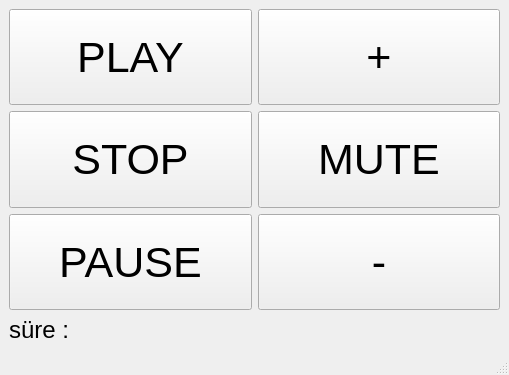
<?xml version="1.0" encoding="UTF-8"?>
<ui version="4.0">
 <class>MainWindow</class>
 <widget class="QMainWindow" name="MainWindow">
  <property name="geometry">
   <rect>
    <x>0</x>
    <y>0</y>
    <width>509</width>
    <height>375</height>
   </rect>
  </property>
  <property name="windowTitle">
   <string>MainWindow</string>
  </property>
  <widget class="QWidget" name="centralwidget">
   <layout class="QGridLayout" name="gridLayout">
    <item row="0" column="0">
     <layout class="QVBoxLayout" name="verticalLayout">
      <item>
       <widget class="QPushButton" name="pushButton_play">
        <property name="sizePolicy">
         <sizepolicy hsizetype="Minimum" vsizetype="Expanding">
          <horstretch>0</horstretch>
          <verstretch>0</verstretch>
         </sizepolicy>
        </property>
        <property name="font">
         <font>
          <pointsize>32</pointsize>
          <weight>50</weight>
          <bold>false</bold>
         </font>
        </property>
        <property name="text">
         <string>PLAY</string>
        </property>
       </widget>
      </item>
      <item>
       <widget class="QPushButton" name="pushButton_stop">
        <property name="sizePolicy">
         <sizepolicy hsizetype="Minimum" vsizetype="Expanding">
          <horstretch>0</horstretch>
          <verstretch>0</verstretch>
         </sizepolicy>
        </property>
        <property name="font">
         <font>
          <pointsize>32</pointsize>
          <weight>50</weight>
          <bold>false</bold>
         </font>
        </property>
        <property name="text">
         <string>STOP</string>
        </property>
       </widget>
      </item>
      <item>
       <widget class="QPushButton" name="pushButton_pause">
        <property name="sizePolicy">
         <sizepolicy hsizetype="Minimum" vsizetype="Expanding">
          <horstretch>0</horstretch>
          <verstretch>0</verstretch>
         </sizepolicy>
        </property>
        <property name="font">
         <font>
          <pointsize>32</pointsize>
          <weight>50</weight>
          <bold>false</bold>
         </font>
        </property>
        <property name="text">
         <string>PAUSE</string>
        </property>
       </widget>
      </item>
     </layout>
    </item>
    <item row="0" column="1">
     <layout class="QVBoxLayout" name="verticalLayout_2">
      <item>
       <widget class="QPushButton" name="pushButton_arti">
        <property name="sizePolicy">
         <sizepolicy hsizetype="Minimum" vsizetype="Expanding">
          <horstretch>0</horstretch>
          <verstretch>0</verstretch>
         </sizepolicy>
        </property>
        <property name="font">
         <font>
          <pointsize>32</pointsize>
          <weight>50</weight>
          <bold>false</bold>
         </font>
        </property>
        <property name="text">
         <string>+</string>
        </property>
       </widget>
      </item>
      <item>
       <widget class="QPushButton" name="pushButton_mute">
        <property name="sizePolicy">
         <sizepolicy hsizetype="Minimum" vsizetype="Expanding">
          <horstretch>0</horstretch>
          <verstretch>0</verstretch>
         </sizepolicy>
        </property>
        <property name="font">
         <font>
          <pointsize>32</pointsize>
          <weight>50</weight>
          <bold>false</bold>
         </font>
        </property>
        <property name="text">
         <string>MUTE</string>
        </property>
       </widget>
      </item>
      <item>
       <widget class="QPushButton" name="pushButton_eksi">
        <property name="sizePolicy">
         <sizepolicy hsizetype="Minimum" vsizetype="Expanding">
          <horstretch>0</horstretch>
          <verstretch>0</verstretch>
         </sizepolicy>
        </property>
        <property name="font">
         <font>
          <pointsize>32</pointsize>
          <weight>50</weight>
          <bold>false</bold>
         </font>
        </property>
        <property name="text">
         <string>-</string>
        </property>
       </widget>
      </item>
     </layout>
    </item>
    <item row="1" column="0">
     <widget class="QLabel" name="label_sure_title">
      <property name="font">
       <font>
        <pointsize>18</pointsize>
       </font>
      </property>
      <property name="text">
       <string>süre : </string>
      </property>
     </widget>
    </item>
    <item row="1" column="1">
     <widget class="QLabel" name="label_sure">
      <property name="font">
       <font>
        <pointsize>18</pointsize>
       </font>
      </property>
      <property name="text">
       <string/>
      </property>
     </widget>
    </item>
   </layout>
  </widget>
  <widget class="QMenuBar" name="menubar">
   <property name="geometry">
    <rect>
     <x>0</x>
     <y>0</y>
     <width>509</width>
     <height>26</height>
    </rect>
   </property>
  </widget>
  <widget class="QStatusBar" name="statusbar"/>
 </widget>
 <resources/>
 <connections/>
</ui>
